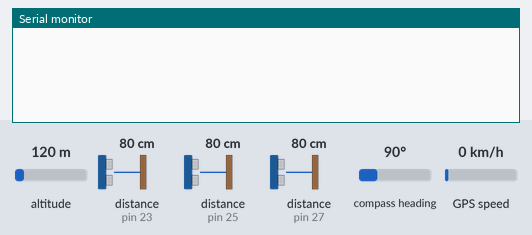
Recording of a sketch running on a simulated Arduino Mega 2560, built with avr-gcc and run on an emulated ATmega2560. Parts: the last lines printed to the serial monitor. The inputs (shaded band) are chosen by the test bench; at power-on: altitude 120 m, compass heading 90°, GPS speed 0 km/h, distance to the obstacle (sensors on pin 23, pin 25, pin 27) 80 cm. The echo pulse lasts 58.3 µs per cm; the GPS gets a fix after 3 s at 37.7749, -122.4194 with 8 satellites.

Above: at 3.2 s.
3.3 s: altitude set to 20 m
At 5.5 s:
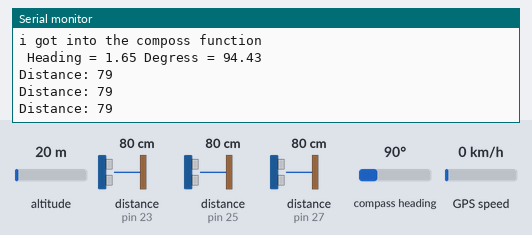
6.5 s: compass heading set to 7°
8.0 s: GPS speed set to 2 km/h
At 13.76 s:
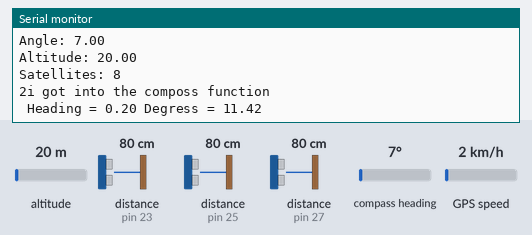

Measured:
- after the input at 3.3 s, the serial monitor: prints a new line after 1.7 s (image 1)
- after the input at 8.0 s, the serial monitor: prints a new line after 5.3 s (image 2)

The sketch:

UGVC2017_autonmous.ino
```cpp
#include <Adafruit_GPS.h> //Load the GPS Library. Make sure you have installed the library form the adafruit site above
#include <SoftwareSerial.h> //Load the Software Serial Library. This library in effect gives the arduino additional serial ports
#include <Wire.h>
#include <HMC5883L.h>

#define motorR_dir 2
#define motorR_pwm 3
#define motorL_dir 4
#define motorL_pwm 5
#define sz 2

#define EPS 1e-6
#define trigPin1 22
#define echoPin1 23
#define trigPin2 24
#define echoPin2 25
#define trigPin3 26
#define echoPin3 27

void stop_motors();
void forward();
void right();
void turn90();
void turn_90();
void stop_motors();
float read_ultrasonic(int trigPin , int echoPin);
static const double gates_lat[2]={29,29};
static const double gates_lng[2]={29,29};

float Long , Lat;
String NMEA1;  //We will use this variable to hold our first NMEA sentence
String NMEA2;  //We will use this variable to hold our second NMEA sentence
char c;       //Used to read the characters spewing from the GPS module
int X,degree;
int dist1,dist2,dist3;


SoftwareSerial mySerial(2, 3); //Initialize SoftwareSerial, and tell it you will be connecting through pins 2 and 3
Adafruit_GPS GPS(&mySerial); //Create GPS object
HMC5883L compass;


void setup() {
  // put your setup code here, to run once:
  // Initialize Initialize HMC5883L
  //Serial.println("Initialize HMC5883L");
  Serial.begin(115200);  //Turn on the Serial Monitor

  pinMode(trigPin1, OUTPUT); // Sets the trigPin as an Output
  pinMode(echoPin1, INPUT); // Sets the echoPin as an Input
  pinMode(trigPin2, OUTPUT); // Sets the trigPin as an Output
  pinMode(echoPin2, INPUT); // Sets the echoPin as an Input
  pinMode(trigPin3, OUTPUT); // Sets the trigPin as an Output
  pinMode(echoPin3, INPUT); // Sets the echoPin as an Input
  while (!compass.begin())
  {
    Serial.println("Could not find a valid HMC5883L sensor, check wiring!");
    delay(500);
  }

  GPS.begin(9600);       //Turn GPS on at baud rate of 9600
  GPS.sendCommand("$PGCMD,33,0*6D"); // Turn Off GPS Antenna Update
  GPS.sendCommand(PMTK_SET_NMEA_OUTPUT_RMCGGA); //Tell GPS we want only $GPRMC and $GPGGA NMEA sentences
  GPS.sendCommand(PMTK_SET_NMEA_UPDATE_1HZ);   // 1 Hz update rate
  delay(2000);  //Pausek
   compass.setRange(HMC5883L_RANGE_1_3GA);

  // Set measurement mode
  compass.setMeasurementMode(HMC5883L_CONTINOUS);

  // Set data rate
  compass.setDataRate(HMC5883L_DATARATE_30HZ);

  // Set number of samples averaged
  compass.setSamples(HMC5883L_SAMPLES_8);

  // Set calibration offset. See HMC5883L_calibration.ino
  compass.setOffset(0, 0);

}


void loop() {
  Get_Gps(&Long,&Lat);
  composs();
 for(int i=0;i<sz;i++){
       while(abs(Lat- gates_lat[i])>EPS || abs(Long-gates_lng[i])>EPS){
            dist1= read_ultrasonic(trigPin1,echoPin1);
             dist2= read_ultrasonic(trigPin2,echoPin2);
              dist3= read_ultrasonic(trigPin3,echoPin3);
              if(dist1<200||dist2<200||dist3<200){
                 escape();
              }
            Get_Gps(&Long,&Lat);  //This is a function we define below which reads two NMEA sentences from GPS
            Lat=GPS.latitudeDegrees;
            Long=GPS.longitudeDegrees;
              if(Lat-gates_lat[i]<-1*EPS){
                Serial.print("1");
                 while(!(degree>340||degree<20)){
                    right();
                    composs();
                 }
              }
              else if(Lat-gates_lat[i]>EPS){
                  Serial.print("2");
                while(!(degree>160&&degree<200)){
                  right();
                  composs();
                }
              }
              else if(Long-gates_lng[i]<-1*EPS){
                    Serial.print("3");
                while(!(degree>70&&degree<110)){
                  right();
                  composs();
                }
              }
              else if(Long-gates_lng[i]>EPS){
                      Serial.print("4");
                 while(!(degree>250&&degree<290)){
                  right();
                  composs();
                }
              }
              forward();
       }
   }
stop_motors();
}
int Get_Gps(float* at, float* lon){
    clearGPS();    //Serial port probably has old or corrupt data, so begin by clearing it all out
     while(!GPS.newNMEAreceived()) {
        c=GPS.read();
      }
    NMEA1=GPS.lastNMEA();
    if (!GPS.parse(GPS.lastNMEA()))   // this also sets the newNMEAreceived() flag to false
      return X;
    X=(GPS.hour)*10000 +(GPS.minute)*100 +(GPS.seconds);


    Serial.print("Fix: "); Serial.print((int)GPS.fix);
    Serial.print(" quality: "); Serial.println((int)GPS.fixquality);
    if (GPS.fix) {
      Serial.print("Location: ");
      Serial.print(GPS.latitude, 4); Serial.print(GPS.lat);
      Serial.print(", ");
      Serial.print(GPS.longitude, 4); Serial.println(GPS.lon);
      Serial.print("Location (in degrees, works with Google Maps): ");
      Serial.print(GPS.latitudeDegrees, 4);
      Serial.print(", ");
      Serial.println(GPS.longitudeDegrees, 4);

      Serial.print("Speed (knots): "); Serial.println(GPS.speed);
      Serial.print("Angle: "); Serial.println(GPS.angle);
      Serial.print("Altitude: "); Serial.println(GPS.altitude);
      Serial.print("Satellites: "); Serial.println((int)GPS.satellites);
    }
  Serial.println('\n');

}


void composs(){
  Serial.println("i got into the composs function");
  Vector norm = compass.readNormalize();

  // Calculate heading
  float heading = atan2(norm.YAxis, norm.XAxis);

  // Set declination angle on your location and fix heading
  // You can find your declination on: http://m...content-available-to-author-only...n.com/
  // (+) Positive or (-) for negative
  // For Bytom / Poland declination angle is 4'26E (positive)
  // Formula: (deg + (min / 60.0)) / (180 / M_PI);
  float declinationAngle = (4.0 + (26.0 / 60.0)) / (180 / M_PI);
  heading += declinationAngle;

  // Correct for heading < 0deg and heading > 360deg
  if (heading < 0)
  {
    heading += 2 * PI;
  }

  if (heading > 2 * PI)
  {
    heading -= 2 * PI;
  }

  // Convert to degrees
  float headingDegrees = heading * 180/M_PI;
  degree=headingDegrees;
  // Output
  Serial.print(" Heading = ");
  Serial.print(heading);
  Serial.print(" Degress = ");
  Serial.print(headingDegrees);
  Serial.println();

  delay(100);


}

void clearGPS() {  //Since between GPS reads, we still have data streaming in, we need to clear the old data by reading a few sentences, and discarding these
while(!GPS.newNMEAreceived()) {
  c=GPS.read();
  }
GPS.parse(GPS.lastNMEA());
while(!GPS.newNMEAreceived()) {
  c=GPS.read();
  }
GPS.parse(GPS.lastNMEA());
   while(!GPS.newNMEAreceived()) { //Keep reading characters in this loop until a good NMEA sentence is received
  c=GPS.read(); //read a character from the GPS
  }
GPS.parse(GPS.lastNMEA());  //Once you get a good NMEA, parse it

while(!GPS.newNMEAreceived()) {  //Go out and get the second NMEA sentence, should be different type than the first one read above.
  c=GPS.read();
  }
 }

float read_ultrasonic(int trigPin , int echoPin){
  // Clears the trigPin
   digitalWrite(trigPin, LOW);
   delayMicroseconds(2);
  // Sets the trigPin on HIGH state for 10 micro seconds
   digitalWrite(trigPin, HIGH);
   delayMicroseconds(10);
   digitalWrite(trigPin, LOW);
  // Reads the echoPin, returns the sound wave travel time in microseconds
   int duration = pulseIn(echoPin, HIGH);
  // Calculating the distance
   int distance= duration*0.034/2;
  // Prints the distance on the Serial Monitor
   Serial.print("Distance: ");
   Serial.println(distance);
   return distance;
}


void forward(){
      digitalWrite(motorR_dir, HIGH);
      digitalWrite(motorR_pwm, HIGH);
      digitalWrite(motorL_dir, HIGH);
      digitalWrite(motorL_pwm, HIGH);
      delay(1000);
}

void turn_90(){
      digitalWrite(motorR_dir, LOW);
      digitalWrite(motorR_pwm, HIGH);
      digitalWrite(motorL_dir, HIGH);
      digitalWrite(motorL_pwm, HIGH);
      delay(2000);
}
void turn90(){
      digitalWrite(motorR_dir, HIGH);
      digitalWrite(motorR_pwm, HIGH);
      digitalWrite(motorL_dir, LOW);
      digitalWrite(motorL_pwm, HIGH);
      delay(2000);
}

 void right(){
      digitalWrite(motorR_dir, HIGH);
      digitalWrite(motorR_pwm, HIGH);
      digitalWrite(motorL_dir, LOW);
      digitalWrite(motorL_pwm, HIGH);
      delay(200);
}
void stop_motors(){
  digitalWrite(motorR_pwm,LOW);
  digitalWrite(motorL_pwm,LOW);
}
void escape(){
  right();
  delay(2000);
  forward();
  delay(2000);
}
```
